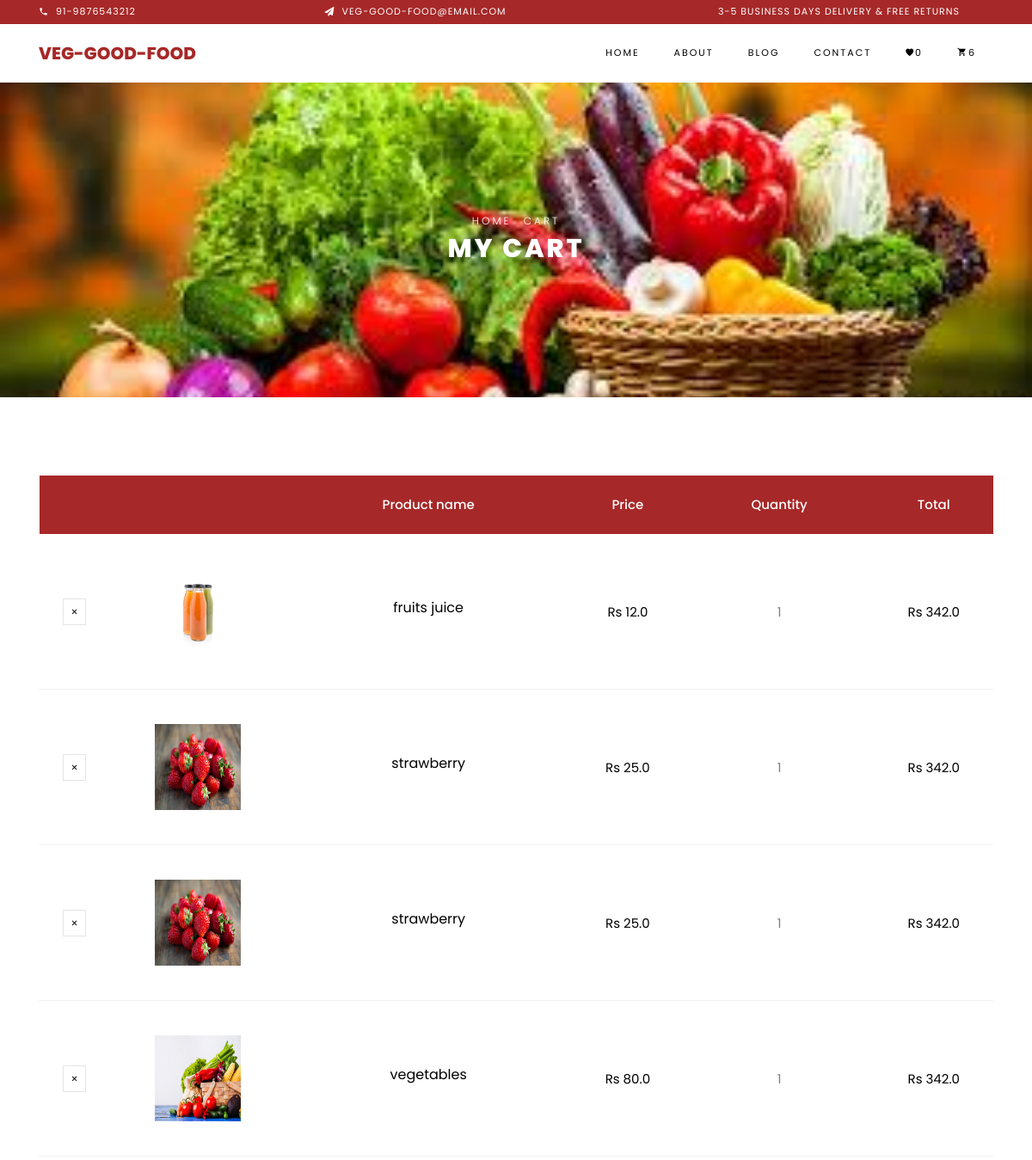
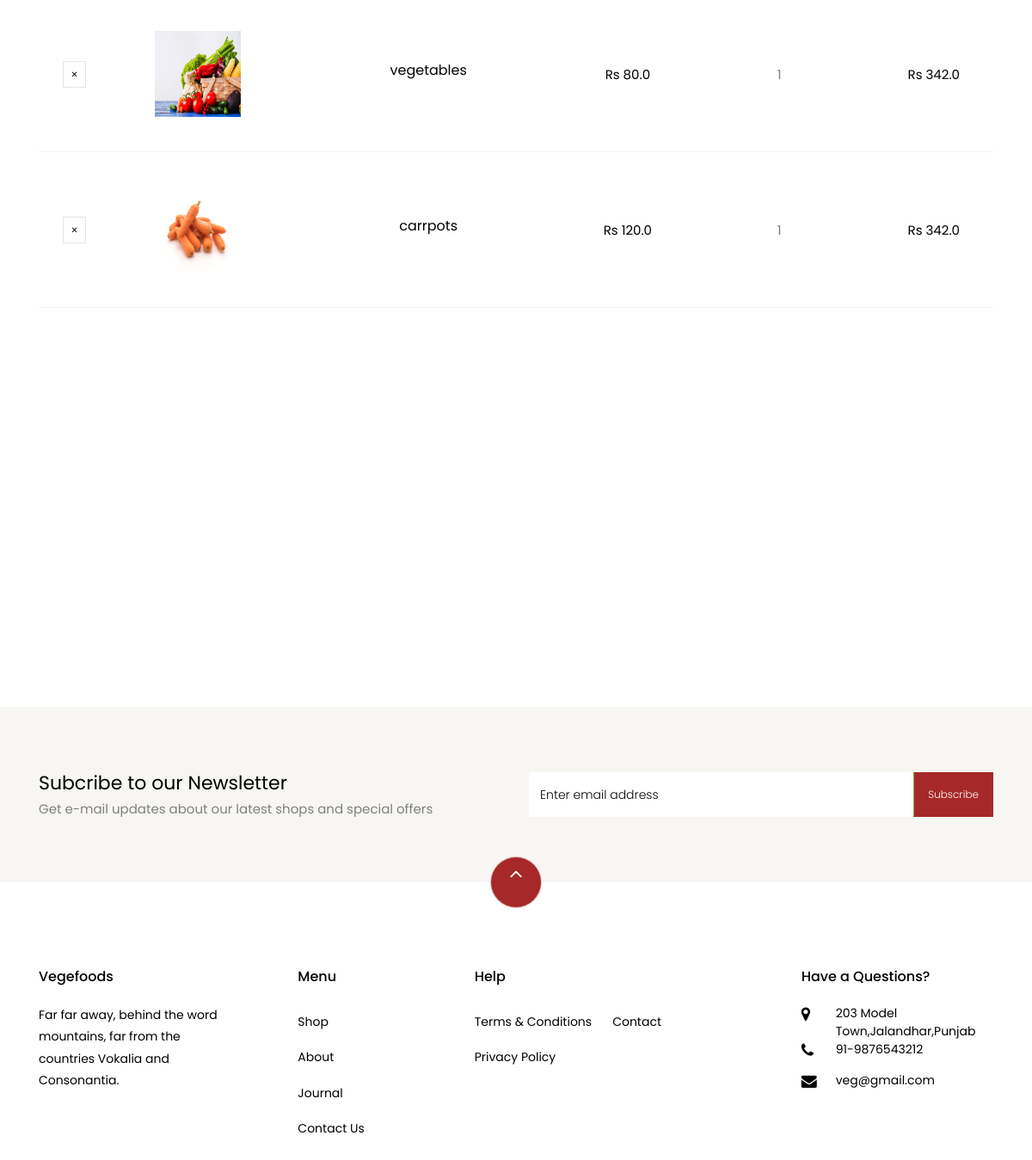
The app's page /cart/ (signed in) with its own data (2 pictures, top to bottom).
### linkedln/models.py (models this page shows)
class CartItem(models.Model):
    fruits = models.ForeignKey(fruits, on_delete=models.CASCADE)
    quantity = models.PositiveIntegerField(default=0)
    user = models.ForeignKey(User, on_delete=models.CASCADE)
    date_added = models.DateTimeField(auto_now_add=True)

class fruits(models.Model):
    name=models.CharField(max_length=20)
    image=models.ImageField(upload_to='')
    price=models.FloatField()

### linkedln/views.py (the view)
# urls.py: path('cart/', cart, name='cart'),
def cart(request):
    if not request.user.is_authenticated:
        login_url = reverse('login')
        return redirect(f"{login_url}?next={reverse('cart')}")
    cart_items = CartItem.objects.filter(user=request.user)
    itm = CartItem.objects.filter(user=request.user).count()
    total_price = sum(item.fruits.price * item.quantity for item in cart_items)
    if request.user.is_authenticated:
        itmm = Wishlist.objects.filter(user=request.user).count()
    else:
        itmm = 0
    return render(request, 'cart.html', {'cart_items': cart_items, 'total_price': total_price, 'itm': itm, 'itmm': itmm})

### linkedln/templates/cart.html (shortened to what this page needs)
{% load static %}
<!DOCTYPE html>
<html lang="en">
  <head>
    <link rel="stylesheet" href="{% static 'css/open-iconic-bootstrap.min.css' %}">
    <link rel="stylesheet" href="{% static 'css/animate.css' %}">
    <link rel="stylesheet" href="{% static 'css/owl.carousel.min.css' %}">
    <link rel="stylesheet" href="{% static 'css/owl.theme.default.min.css' %}">
    <link rel="stylesheet" href="{% static 'css/magnific-popup.css' %}">
    <link rel="stylesheet" href="{% static 'css/aos.css' %}">
    <link rel="stylesheet" href="{% static 'css/ionicons.min.css' %}">
    <link rel="stylesheet" href="{% static 'css/bootstrap-datepicker.css' %}">
    <link rel="stylesheet" href="{% static 'css/jquery.timepicker.css' %}">
    <link rel="stylesheet" href="{% static 'css/flaticon.css' %}">
    <link rel="stylesheet" href="{% static 'css/icomoon.css' %}">
    <link rel="stylesheet" href="{% static 'css/style.css' %}">
  </head>
  <body class="goto-here">
		<div class="py-1 bg-primary">
    	<div class="container">
    		<div class="row no-gutters d-flex align-items-start align-items-center px-md-0">
	    	<div class="col-lg-12 d-block">
		    		<div class="row d-flex">
		    			<div class="col-md pr-4 d-flex topper align-items-center">
					    	<div class="icon mr-2 d-flex justify-content-center align-items-center"><span class="icon-phone2"></span></div>
						    <span class="text">91-9876543212</span>
					    </div>
					    <div class="col-md pr-4 d-flex topper align-items-center">
					    	<div class="icon mr-2 d-flex justify-content-center align-items-center"><span class="icon-paper-plane"></span></div>
						    <span class="text">veg-Good-food@email.com</span>
					    </div>
					    <div class="col-md-5 pr-4 d-flex topper align-items-center text-lg-right">
						    <span class="text">3-5 Business days delivery &amp; Free Returns</span>
					    </div>
				    </div>
			    </div>
		    </div>
		  </div>
    </div>
    <nav class="navbar navbar-expand-lg navbar-dark ftco_navbar bg-dark ftco-navbar-light" id="ftco-navbar">
	    <div class="container">
		<a class="navbar-brand" href="{% url 'index' %}">Veg-Good-food</a>
	      <div class="collapse navbar-collapse" id="ftco-nav">
	        <ul class="navbar-nav ml-auto">
			  <li class="nav-item"><a href="{% url 'index' %}" class="nav-link">Home</a></li>
			  <li class="nav-item"><a href="{% url 'about' %}" class="nav-link">About</a></li>
		  <li class="nav-item"><a href="{% url 'blog' %}" class="nav-link">Blog</a></li>
		  <li class="nav-item"><a href="{% url 'contact' %}" class="nav-link">Contact</a></li>
 	 	 <li class="nav-item cta cta-colored"><a href="{% url 'wishlist_view' %}" class="nav-link"><span><i class="ion-ios-heart"></i>{{itmm}}</span> </a></li>
		  <li class="nav-item cta cta-colored"><a href="{% url 'cart' %}" class="nav-link"><span class="icon-shopping_cart"></span>{{itm}}</a></li>
	        </ul>
	      </div>
	    </div>
	  </nav>
	<div class="hero-wrap hero-bread" style="background-image: url('{% static 'images/cart.jpg' %}');">
      <div class="container">
        <div class="row no-gutters slider-text align-items-center justify-content-center">
          <div class="col-md-9 ftco-animate text-center">
           	<p class="breadcrumbs"><span class="mr-2"><a href="{% url 'index' %}">Home</a></span> <span>Cart</span></p>
            <h1 class="mb-0 bread">My Cart</h1>
          </div>
        </div>
      </div>
    </div>
    <section class="ftco-section ftco-cart">
			<div class="container">
				<div class="row">
    			<div class="col-md-12 ftco-animate">
    				<div class="cart-list">
	    				<table class="table">
						    <thead class="thead-primary">
						      <tr class="text-center">
						        <th>&nbsp;</th>
						        <th>&nbsp;</th>
						        <th>Product name</th>
						        <th>Price</th>
						        <th>Quantity</th>
						        <th>Total</th>
						      </tr>
						    </thead>
						    <tbody>
								{% for i in cart_items %}
						      <tr class="text-center">
								<td class="product-remove"><a href="{% url 'remove_cart_item' i.id %}"><span class="ion-ios-close"></span></a></td>
						        <td class="image-prod">
									<img src="{{ i.fruits.image.url }}" alt="" height="100px" width="100px">
								</div></td>
						        <td class="product-name">
						        	<h3>{{i.fruits.name}}</h3>
						        </td>
						        <td class="price">Rs {{i.fruits.price}}</td>
						        <td class="quantity">
								{{i.quantity}}
					          </td>
						        <td class="total">Rs {{total_price}}</td>
						      </tr>
							  {% endfor %}
    		<div class="row justify-content-end">
    		</div>
		</section>
		<section class="ftco-section ftco-no-pt ftco-no-pb py-5 bg-light">
      <div class="container py-4">
        <div class="row d-flex justify-content-center py-5">
          <div class="col-md-6">
          	<h2 style="font-size: 22px;" class="mb-0">Subcribe to our Newsletter</h2>
          	<span>Get e-mail updates about our latest shops and special offers</span>
          </div>
          <div class="col-md-6 d-flex align-items-center">
            <form action="#" class="subscribe-form">
              <div class="form-group d-flex">
                <input type="text" class="form-control" placeholder="Enter email address">
                <input type="submit" value="Subscribe" class="submit px-3">
              </div>
            </form>
          </div>
        </div>
      </div>
    </section>
    <footer class="ftco-footer ftco-section">
      <div class="container">
      	<div class="row">
      		<div class="mouse">
						<a href="#" class="mouse-icon">
							<div class="mouse-wheel"><span class="ion-ios-arrow-up"></span></div>
						</a>
					</div>
      	</div>
        <div class="row mb-5">
          <div class="col-md">
            <div class="ftco-footer-widget mb-4">
              <h2 class="ftco-heading-2">Vegefoods</h2>
              <p>Far far away, behind the word mountains, far from the countries Vokalia and Consonantia.</p>
              <ul class="ftco-footer-social list-unstyled float-md-left float-lft mt-5">
              </ul>
            </div>
          </div>
          <div class="col-md">
            <div class="ftco-footer-widget mb-4 ml-md-5">
              <h2 class="ftco-heading-2">Menu</h2>
              <ul class="list-unstyled">
				<li><a href="{% url 'shop' %}" class="py-2 d-block">Shop</a></li>
				<li><a href="{% url 'about' %}" class="py-2 d-block">About</a></li>
				<li><a href="#" class="py-2 d-block">Journal</a></li>
				<li><a href="{% url 'contact' %}" class="py-2 d-block">Contact Us</a></li>
              </ul>
            </div>
          </div>
          <div class="col-md-4">
             <div class="ftco-footer-widget mb-4">
              <h2 class="ftco-heading-2">Help</h2>
              <div class="d-flex">
	              <ul class="list-unstyled mr-l-5 pr-l-3 mr-4">
	                <li><a href="#" class="py-2 d-block">Terms &amp; Conditions</a></li>
	                <li><a href="#" class="py-2 d-block">Privacy Policy</a></li>
	              </ul>
	              <ul class="list-unstyled">
					<li><a href="{% url 'contact' %}" class="py-2 d-block">Contact</a></li>
	              </ul>
	            </div>
            </div>
          </div>
          <div class="col-md">
            <div class="ftco-footer-widget mb-4">
            	<h2 class="ftco-heading-2">Have a Questions?</h2>
            	<div class="block-23 mb-3">
	              <ul>
	                <li><span class="icon icon-map-marker"></span><span class="text">203 Model Town,Jalandhar,Punjab</span></li>
	                <li><a href="#"><span class="icon icon-phone"></span><span class="text">91-9876543212</span></a></li>
	                <li><a href="#"><span class="icon icon-envelope"></span><span class="text">veg@gmail.com</span></a></li>
	              </ul>
	            </div>
            </div>
          </div>
        </div>
      </div>
    </footer>
  </body>
</html>

### linkedln/static/css/icomoon.css (style rules this page uses)
[class^="icon-"], [class*=" icon-"] { font-family: 'icomoon' !important; speak: none; font-style: normal; font-weight: normal; font-variant: normal; text-transform: none; line-height: 1; -webkit-font-smoothing: antialiased; -moz-osx-font-smoothing: grayscale; }
.icon-map-marker:before { content: "\f041"; }
.icon-phone:before { content: "\f095"; }
.icon-envelope:before { content: "\f0e0"; }
.icon-paper-plane:before { content: "\f1d8"; }
.icon-phone2:before { content: "\e0cd"; }
.icon-shopping_cart:before { content: "\e8cc"; }

### records on screen
CartItem: fruits.image (picture), fruits.name "fruits juice", fruits.price "12.0", quantity "1", total_price "342.0"
CartItem: fruits.image (picture), fruits.name "strawberry", fruits.price "25.0", quantity "1", total_price "342.0"
CartItem: fruits.image (picture), fruits.name "strawberry", fruits.price "25.0", quantity "1", total_price "342.0"
CartItem: fruits.image (picture), fruits.name "vegetables", fruits.price "80.0", quantity "1", total_price "342.0"
CartItem: fruits.image (picture), fruits.name "vegetables", fruits.price "80.0", quantity "1", total_price "342.0"
CartItem: fruits.image (picture), fruits.name "carrpots", fruits.price "120.0", quantity "1", total_price "342.0"

### other values on screen
{{ itmm }} "0"
{{ itm }} "6"
